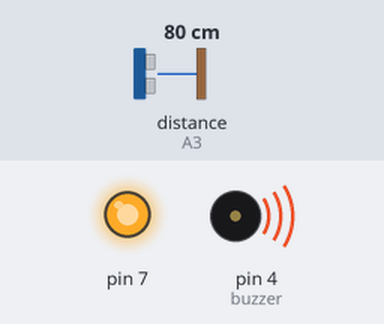
A sketch run on a simulated Arduino Uno, built with avr-gcc and run on an emulated ATmega328P. Parts: output pins drawn as LEDs (lit = HIGH), buzzer (waves = sounding). Wiring (inferred from the names in the program): ultrasonic range finder: trigger A0; echo A3. The inputs (shaded band) are chosen by the test bench; at power-on: distance to the obstacle (sensor on A3) 80 cm. The echo pulse lasts 58.3 µs per cm; pins used as bus, display or sensor lines are not drawn.

Above: at 0.16 s.
Timing chart, 0 to 3.0 s (numbered marks = the images above):
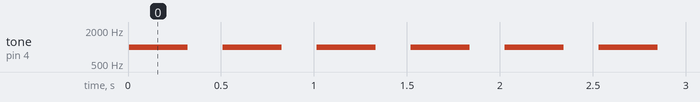

Measured:
- by itself, tone on pin 4 (buzzer): alternates 1000 Hz for 0.32 s and silent for 0.19 s

The sketch:

sketch_nov27a.ino
```cpp
const int trigPin = A0;
const int echoPin = A3;
const int buzzer = 4;

void setup() {
  Serial.begin (9600);
  pinMode(trigPin, OUTPUT);
  pinMode(echoPin, INPUT);
  pinMode(buzzer, OUTPUT);
  //pin 7 powers the sonar sensor
  pinMode(7, OUTPUT);
  digitalWrite(7, HIGH);
}

void loop() {
  long duration, distance;
  digitalWrite(trigPin, LOW);
  delayMicroseconds(2);
  digitalWrite(trigPin, HIGH);
  delayMicroseconds(10);
  digitalWrite(trigPin, LOW);
  duration = pulseIn(echoPin, HIGH);
  distance = (duration/2) / 29.1;

  if (distance >= 700 ) {
    Serial.println("Out of range");
  }

  //if nothing in sight low beep
  else if (distance > 100) {
  tone(buzzer, 500, 100);
  }

    //high beep if something is close
    else if (distance < 15) {
    tone(buzzer, 2000,300);

      } else {
      //normal beep
      tone(buzzer, 1000, distance*4);
  }

  delay(500);
}
```
